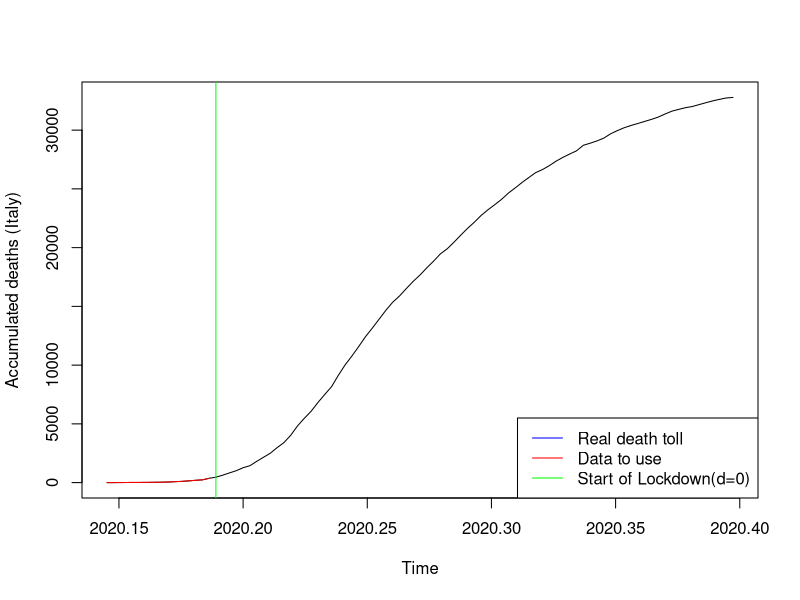
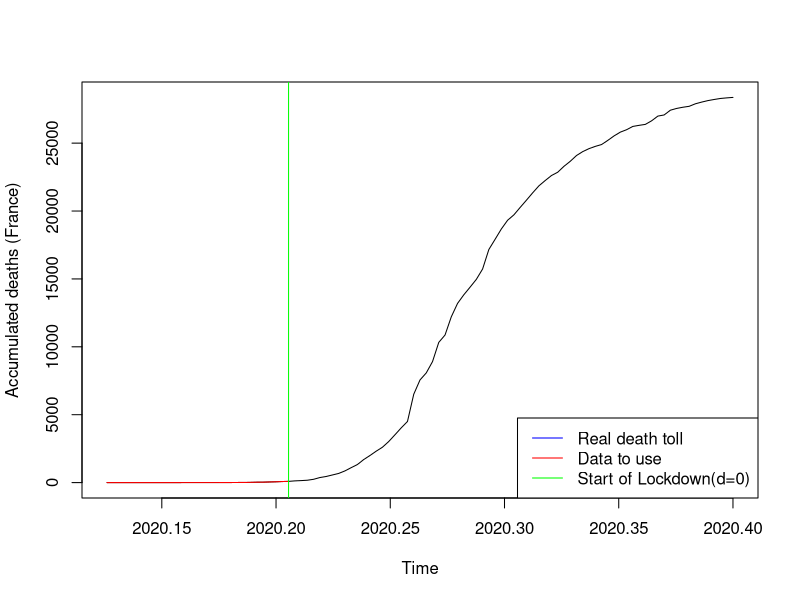
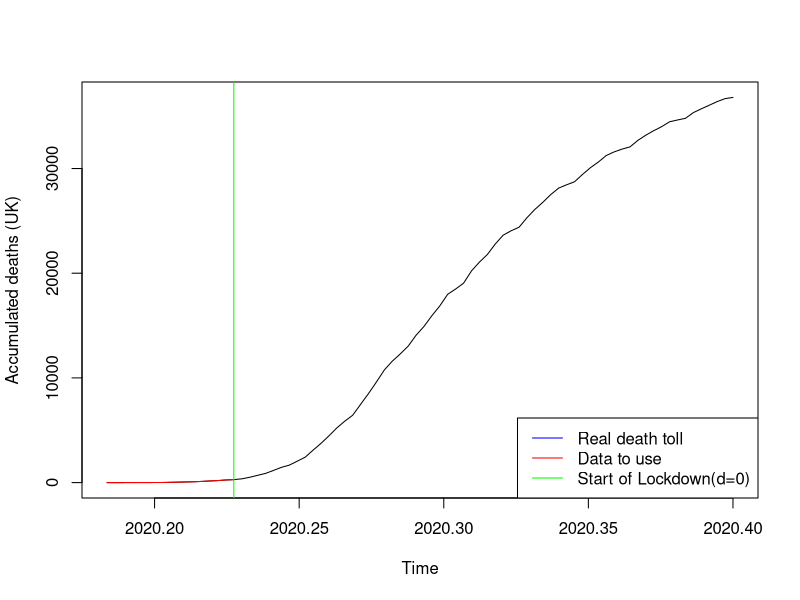
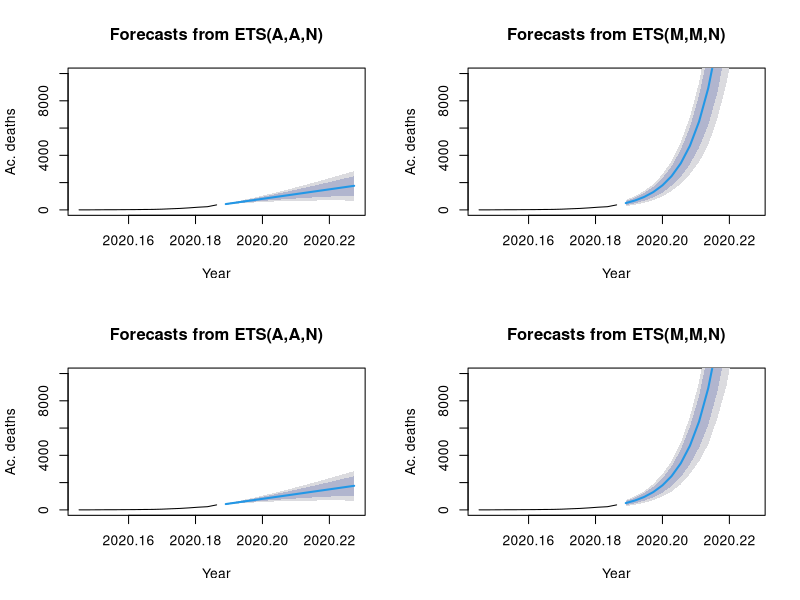
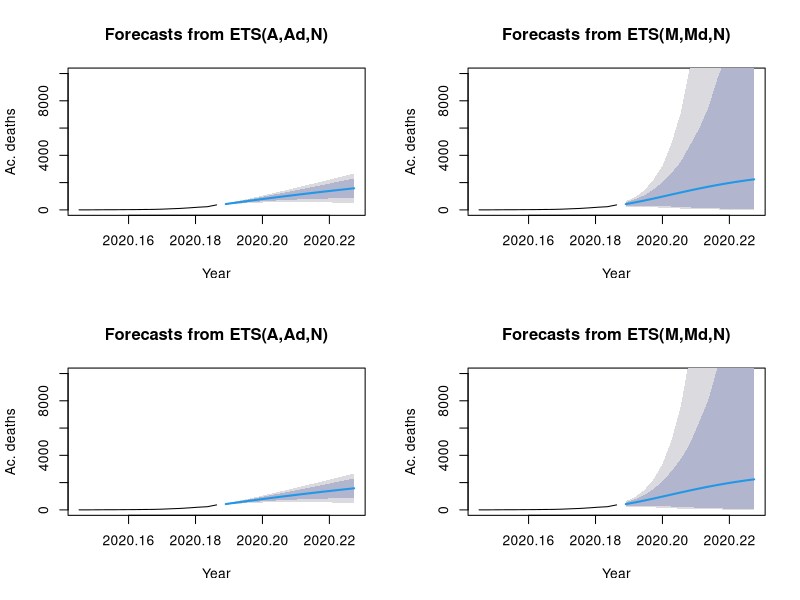
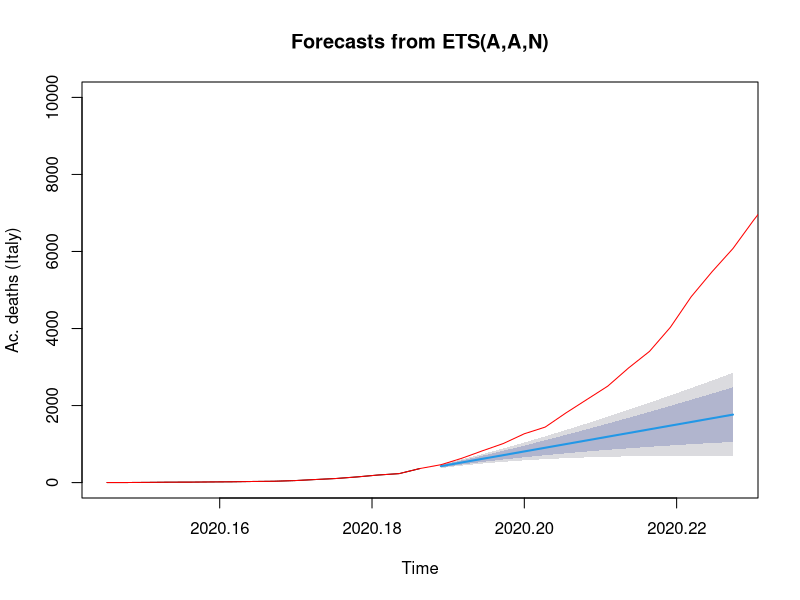
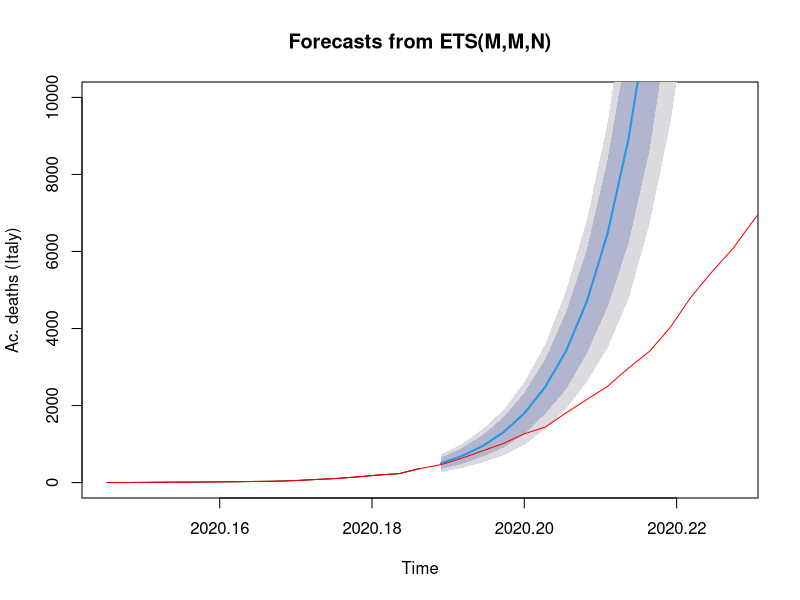
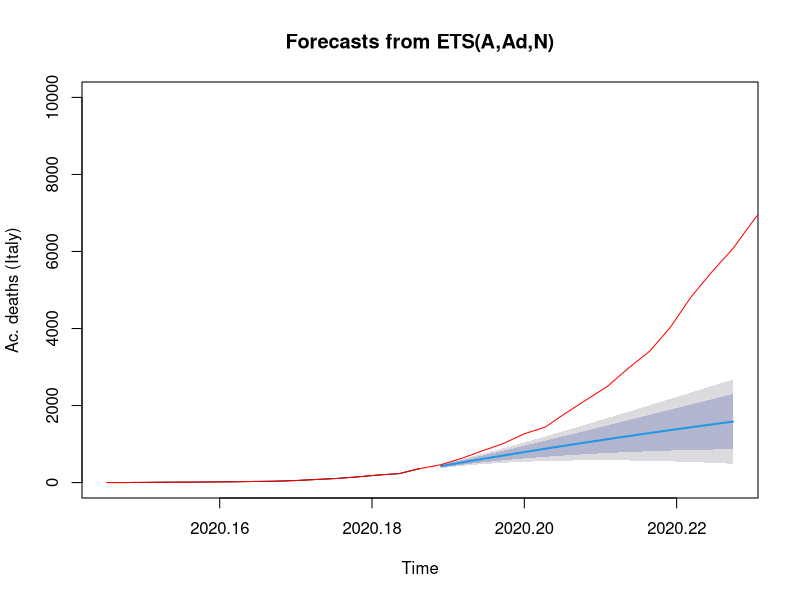

These charts were generated, in order, by the following R code: (Note: a time limit stopped this script after it produced the figures.)
## ---- chunk 1
covid_data <- read.csv("COVID_data_v3.csv", header=TRUE, sep=",")
#ProjectData <- data.matrix(ProjectData) 
#ProjectData_INITIAL <- ProjectData
## ---- chunk 2
t0_IT=2020+53/365 #day of first casualty
P=15 #predicted days
cIT2_0 <- ts((covid_data$Cdeaths_IT[54:69]),start=t0_IT, frequency=365) #t=0 @ day69. +14d #before it was starting at 45
cIT3 <- ts((covid_data$Cdeaths_IT[54:146]),start=t0_IT, frequency=365)

plot(cIT3, xlab="Time", ylab="Accumulated deaths (Italy)")
lines(cIT2_0, col="red")
abline(v=2020+69/365, col="green")
legend("bottomright", legend=c("Real death toll","Data to use", "Start of Lockdown(d=0)"), col=c("blue", "red","green"), lty=1)
## ---- chunk 3
#French Data
t0_FR <- 2020+46/365
cFRA2_0 <- ts(covid_data$Cdeaths_FRA[46:75],start=t0_FR, frequency=365) #t=0 @ day75, March 15th #before it was starting at 45
cFRA3 <- ts(covid_data$Cdeaths_FRA[46:146],start=t0_FR, frequency=365)

plot(cFRA3, xlab="Time", ylab="Accumulated deaths (France)")
lines(cFRA2_0, col="red")
abline(v=2020+75/365, col="green")
legend("bottomright", legend=c("Real death toll","Data to use", "Start of Lockdown(d=0)"), col=c("blue", "red","green"), lty=1)
## ---- chunk 4
#UK Data

t0_UK=2020+67/365
cUK2_0 <- ts(covid_data$Cdeaths_UK[67:83],start=t0_UK, frequency=365) #t=0 @ day83. +0d
cUK3 <- ts(covid_data$Cdeaths_UK[67:146],start=t0_UK, frequency=365)

plot(cUK3, xlab="Time", ylab="Accumulated deaths (UK)")
lines(cUK2_0, col="red")
abline(v=2020+83/365, col="green")
legend("bottomright", legend=c("Real death toll","Data to use", "Start of Lockdown(d=0)"), col=c("blue", "red","green"), lty=1)


## ---- chunk 5
library(forecast)
#Italy
cIT2_0_AAN <- ets(cIT2_0, model="AAN", damped=FALSE)
cIT2_0_AAZ <- ets(cIT2_0, model="AAZ", damped=FALSE)
cIT2_0_MMN <- ets(cIT2_0, model="MMN", damped=FALSE)
cIT2_0_MMZ <- ets(cIT2_0, model="MMZ", damped=FALSE)

cIT2_0_AAND <- ets(cIT2_0, model="AAN", damped=TRUE)
cIT2_0_AAZD <- ets(cIT2_0, model="AAZ", damped=TRUE)
cIT2_0_MMND <- ets(cIT2_0, model="MMN", damped=TRUE)
cIT2_0_MMZD <- ets(cIT2_0, model="MMZ", damped=TRUE)


# Create their prediction "cones" for 360 months (30 years) into the future with quintile confidence intervals
## ---- chunk 6
cIT2_0_AAN_pred <- forecast(cIT2_0_AAN, h=P, level=c(0.8, 0.95))
cIT2_0_AAZ_pred <- forecast(cIT2_0_AAZ, h=P, level=c(0.8, 0.95))
cIT2_0_MMN_pred <- forecast(cIT2_0_MMN, h=P, level=c(0.8, 0.95))
cIT2_0_MMZ_pred <- forecast(cIT2_0_MMZ, h=P, level=c(0.8, 0.95))

cIT2_0_AAND_pred <- forecast(cIT2_0_AAND, h=P, level=c(0.8, 0.95))
cIT2_0_AAZD_pred <- forecast(cIT2_0_AAZD, h=P, level=c(0.8, 0.95))
cIT2_0_MMND_pred <- forecast(cIT2_0_MMND, h=P, level=c(0.8, 0.95))
cIT2_0_MMZD_pred <- forecast(cIT2_0_MMZD, h=P, level=c(0.8, 0.95))
## ---- chunk 7
cIT2_0_tbats <- tbats(cIT2_0)
cIT2_0_tbats_pred <-forecast(cIT2_0_tbats, h=P, level=c(0.8, 0.95))
## ---- chunk 8
cIT2_0_ARIMA <- auto.arima(cIT2_0,seasonal=FALSE)
cIT2_0_ARIMA_pred <- forecast(cIT2_0_ARIMA,P)
## ---- chunk 9
par(mfrow=c(2,2)) # This command sets the plot window to show 1 row of 4 plots
plot(cIT2_0_AAN_pred, xlab="Year", ylab="Ac. deaths", ylim=c(0,10000))
plot(cIT2_0_MMN_pred, xlab="Year", ylab="Ac. deaths", ylim=c(0,10000))
plot(cIT2_0_AAZ_pred, xlab="Year", ylab="Ac. deaths", ylim=c(0,10000))
plot(cIT2_0_MMZ_pred, xlab="Year", ylab="Ac. deaths", ylim=c(0,10000))

par(mfrow=c(2,2)) # This command sets the plot window to show 1 row of 4 plots
plot(cIT2_0_AAND_pred, xlab="Year", ylab="Ac. deaths", ylim=c(0,10000))
plot(cIT2_0_MMND_pred, xlab="Year", ylab="Ac. deaths", ylim=c(0,10000))
plot(cIT2_0_AAZD_pred, xlab="Year", ylab="Ac. deaths", ylim=c(0,10000))
plot(cIT2_0_MMZD_pred, xlab="Year", ylab="Ac. deaths", ylim=c(0,10000))
## ---- chunk 10
par(mfrow=c(1,1)) # This command sets the plot window to show 1 row of 1 plots
plot(cIT2_0_AAN_pred, xlab="Time", ylab="Ac. deaths (Italy)", ylim=c(0,10000))
lines(cIT3, col="red")

par(mfrow=c(1,1)) # This command sets the plot window to show 1 row of 1 plots
plot(cIT2_0_MMN_pred, xlab="Time", ylab="Ac. deaths (Italy)", ylim=c(0,10000))
lines(cIT3, col="red")

par(mfrow=c(1,1)) # This command sets the plot window to show 1 row of 1 plots
plot(cIT2_0_AAND_pred, xlab="Time", ylab="Ac. deaths (Italy)", ylim=c(0,10000))
lines(cIT3, col="red")

par(mfrow=c(1,1)) # This command sets the plot window to show 1 row of 1 plots
plot(cIT2_0_MMND_pred, xlab="Time", ylab="Ac. deaths (Italy)", ylim=c(0,10000))
lines(cIT3, col="red")
## ---- chunk 11
par(mfrow=c(1,1)) # This command sets the plot window to show 1 row of 1 plots
plot(cIT2_0_tbats_pred, xlab="Time", ylab="Ac. deaths (Italy)")
lines(cIT3, col="red")
## ---- chunk 12
par(mfrow=c(1,1)) # This command sets the plot window to show 1 row of 1 plots
plot(cIT2_0_ARIMA_pred, xlab="Time", ylab="Ac. deaths (Italy)")
lines(cIT3, col="red")


## ---- chunk 13
###
### Comparing models -- Time series Cross Validation (Rolling Horizon Holdout)
###

f_AANF  <- function(y, h) forecast(ets(y, model="AAN"), h = h)
errors_AANF <- tsCV(cIT2_0, f_AANF, h=1, window=15)

f_MMNF<- function(y, h) forecast(ets(y, model="MMN"), h = h)
errors_MMNF <- tsCV(cIT2_0, f_MMNF, h=1, window=15)

f_AAND  <- function(y, h) forecast(ets(y, model="AAN", damped=TRUE), h = h)
errors_AAND <- tsCV(cIT2_0, f_AAND, h=1, window=15)

f_MMND  <- function(y, h) forecast(ets(y, model="MMN", damped=TRUE), h = h)
errors_MMND <- tsCV(cIT2_0, f_MMND, h=1, window=15)

f_TBATS  <- function(y, h) forecast(tbats(y), h = h)
errors_TBATS <- tsCV(cIT2_0, f_TBATS, h=1, window=15)

f_ARIMA  <- function(y, h) forecast(auto.arima(y), h = h)
errors_ARIMA <- tsCV(cIT2_0, f_ARIMA, h=1, window=15)


#par(mfrow=c(1,1)) 
#plot(errors_AANF, ylab='tsCV errors')
#abline(0,0)
#lines(errors_MMNF, col="red")
#lines(errors_AAND, col="green")
#lines(errors_MMND, col="blue")
#lines(errors_TBATS, col="grey")
#lines(errors_ARIMA, col="orange")
#legend("left", legend=c("CV_error_AANF", "CV_error_MMNF","CV_error_AAND","CV_error_MMND", "CV_error_TBATS", "CV_error_ARIMA"), #col=c("black", "red", "green", "blue", "grey", "orange"), lty=1:4)
## ---- chunk 14
mean(abs(errors_AANF/cIT2_0), na.rm=TRUE)*100
mean(abs(errors_MMNF/cIT2_0), na.rm=TRUE)*100
mean(abs(errors_AAND/cIT2_0), na.rm=TRUE)*100
mean(abs(errors_MMND/cIT2_0), na.rm=TRUE)*100
mean(abs(errors_TBATS/cIT2_0), na.rm=TRUE)*100
mean(abs(errors_ARIMA/cIT2_0), na.rm=TRUE)*100

## ---- chunk 15
par(mfrow=c(1,1)) # This command sets the plot window to show 1 row of 1 plots
plot(cIT2_0_MMN_pred, xlab="Time", ylab="Ac. deaths (Italy)", ylim=c(0,10000))
lines(cIT3, col="red")
## ---- chunk 16
library(forecast)
#Italy
cFRA2_0_AAN <- ets(cFRA2_0, model="AAN", damped=FALSE)
cFRA2_0_AAZ <- ets(cFRA2_0, model="AAZ", damped=FALSE)
cFRA2_0_MMN <- ets(cFRA2_0, model="MMN", damped=FALSE)
cFRA2_0_MMZ <- ets(cFRA2_0, model="MMZ", damped=FALSE)

cFRA2_0_AAND <- ets(cFRA2_0, model="AAN", damped=TRUE)
cFRA2_0_AAZD <- ets(cFRA2_0, model="AAZ", damped=TRUE)
cFRA2_0_MMND <- ets(cFRA2_0, model="MMN", damped=TRUE)
cFRA2_0_MMZD <- ets(cFRA2_0, model="MMZ", damped=TRUE)


# Create their prediction "cones" for 360 months (30 years) into the future with quintile confidence intervals
cFRA2_0_AAN_pred <- forecast(cFRA2_0_AAN, h=P, level=c(0.8, 0.95))
cFRA2_0_AAZ_pred <- forecast(cFRA2_0_AAZ, h=P, level=c(0.8, 0.95))
cFRA2_0_MMN_pred <- forecast(cFRA2_0_MMN, h=P, level=c(0.8, 0.95))
cFRA2_0_MMZ_pred <- forecast(cFRA2_0_MMZ, h=P, level=c(0.8, 0.95))

cFRA2_0_AAND_pred <- forecast(cFRA2_0_AAND, h=P, level=c(0.8, 0.95))
cFRA2_0_AAZD_pred <- forecast(cFRA2_0_AAZD, h=P, level=c(0.8, 0.95))
cFRA2_0_MMND_pred <- forecast(cFRA2_0_MMND, h=P, level=c(0.8, 0.95))
cFRA2_0_MMZD_pred <- forecast(cFRA2_0_MMZD, h=P, level=c(0.8, 0.95))

cFRA2_0_tbats <- tbats(cFRA2_0)
cFRA2_0_tbats_pred <-forecast(cFRA2_0_tbats, h=P, level=c(0.8, 0.95))

cFRA2_0_ARIMA <- auto.arima(cFRA2_0,seasonal=FALSE)
cFRA2_0_ARIMA_pred <- forecast(cFRA2_0_ARIMA,P)


#par(mfrow=c(1,1)) # This command sets the plot window to show 1 row of 1 plots
#plot(cFRA2_0_AAN_pred, xlab="Time", ylab="Ac. deaths (FR)", ylim=c(0,10000))
#lines(cFRA3, col="red")

#par(mfrow=c(1,1)) # This command sets the plot window to show 1 row of 1 plots
#plot(cFRA2_0_MMN_pred, xlab="Time", ylab="Ac. deaths (FR)", ylim=c(0,10000))
#lines(cFRA3, col="red")

#par(mfrow=c(1,1)) # This command sets the plot window to show 1 row of 1 plots
#plot(cFRA2_0_AAND_pred, xlab="Time", ylab="Ac. deaths (FR)", ylim=c(0,10000))
#lines(cFRA3, col="red")

#par(mfrow=c(1,1)) # This command sets the plot window to show 1 row of 1 plots
#plot(cFRA2_0_MMND_pred, xlab="Time", ylab="Ac. deaths (FR)", ylim=c(0,10000))
#lines(cFRA3, col="red")

#par(mfrow=c(1,1)) # This command sets the plot window to show 1 row of 1 plots
#plot(cFRA2_0_tbats_pred, xlab="Time", ylab="Ac. deaths (FR)")
#lines(cFRA3, col="red")

#par(mfrow=c(1,1)) # This command sets the plot window to show 1 row of 1 plots
#plot(cFRA2_0_ARIMA_pred, xlab="Time", ylab="Ac. deaths (FR)")
#lines(cFRA3, col="red")


## ---- chunk 17
###
### Comparing models -- Time series Cross Validation (Rolling Horizon Holdout)
###

f_AANF  <- function(y, h) forecast(ets(y, model="AAN"), h = h)
errors_AANF <- tsCV(cFRA2_0, f_AANF, h=1, window=15)

f_MMNF<- function(y, h) forecast(ets(y, model="MMN"), h = h)
errors_MMNF <- tsCV(cFRA2_0, f_MMNF, h=1, window=15)

f_AAND  <- function(y, h) forecast(ets(y, model="AAN", damped=TRUE), h = h)
errors_AAND <- tsCV(cFRA2_0, f_AAND, h=1, window=15)

f_MMND  <- function(y, h) forecast(ets(y, model="MMN", damped=TRUE), h = h)
errors_MMND <- tsCV(cFRA2_0, f_MMND, h=1, window=15)

f_TBATS  <- function(y, h) forecast(tbats(y), h = h)
errors_TBATS <- tsCV(cFRA2_0, f_TBATS, h=1, window=15)

f_ARIMA  <- function(y, h) forecast(auto.arima(y), h = h)
errors_ARIMA <- tsCV(cFRA2_0, f_ARIMA, h=1, window=15)


#par(mfrow=c(1,1)) 
#plot(errors_AANF, ylab='tsCV errors')
#abline(0,0)
#lines(errors_MMNF, col="red")
#lines(errors_AAND, col="green")
#lines(errors_MMND, col="blue")
#lines(errors_TBATS, col="grey")
#lines(errors_ARIMA, col="orange")
#legend("left", legend=c("CV_error_AANF", "CV_error_MMNF","CV_error_AAND","CV_error_MMND", "CV_error_TBATS", "CV_error_ARIMA"), #col=c("black", "red", "green", "blue", "grey", "orange"), lty=1:4)
## ---- chunk 18

mean(abs(errors_AANF/cFRA2_0), na.rm=TRUE)*100
mean(abs(errors_MMNF/cFRA2_0), na.rm=TRUE)*100
mean(abs(errors_AAND/cFRA2_0), na.rm=TRUE)*100
mean(abs(errors_MMND/cFRA2_0), na.rm=TRUE)*100
mean(abs(errors_TBATS/cFRA2_0), na.rm=TRUE)*100
mean(abs(errors_ARIMA/cFRA2_0), na.rm=TRUE)*100

## ---- chunk 19
par(mfrow=c(1,1)) # This command sets the plot window to show 1 row of 1 plots
plot(cFRA2_0_tbats_pred, xlab="Time", ylab="Ac. deaths (FR)", ylim=c(0,10000))
lines(cFRA3, col="red")
## ---- chunk 20
library(forecast)
#Italy
cUK2_0_AAN <- ets(cUK2_0, model="AAN", damped=FALSE)
cUK2_0_AAZ <- ets(cUK2_0, model="AAZ", damped=FALSE)
cUK2_0_MMN <- ets(cUK2_0, model="MMN", damped=FALSE)
cUK2_0_MMZ <- ets(cUK2_0, model="MMZ", damped=FALSE)

cUK2_0_AAND <- ets(cUK2_0, model="AAN", damped=TRUE)
cUK2_0_AAZD <- ets(cUK2_0, model="AAZ", damped=TRUE)
cUK2_0_MMND <- ets(cUK2_0, model="MMN", damped=TRUE)
cUK2_0_MMZD <- ets(cUK2_0, model="MMZ", damped=TRUE)


# Create their prediction "cones" for 360 months (30 years) into the future with quintile confidence intervals
cUK2_0_AAN_pred <- forecast(cUK2_0_AAN, h=P, level=c(0.8, 0.95))
cUK2_0_AAZ_pred <- forecast(cUK2_0_AAZ, h=P, level=c(0.8, 0.95))
cUK2_0_MMN_pred <- forecast(cUK2_0_MMN, h=P, level=c(0.8, 0.95))
cUK2_0_MMZ_pred <- forecast(cUK2_0_MMZ, h=P, level=c(0.8, 0.95))

cUK2_0_AAND_pred <- forecast(cUK2_0_AAND, h=P, level=c(0.8, 0.95))
cUK2_0_AAZD_pred <- forecast(cUK2_0_AAZD, h=P, level=c(0.8, 0.95))
cUK2_0_MMND_pred <- forecast(cUK2_0_MMND, h=P, level=c(0.8, 0.95))
cUK2_0_MMZD_pred <- forecast(cUK2_0_MMZD, h=P, level=c(0.8, 0.95))

cUK2_0_tbats <- tbats(cUK2_0)
cUK2_0_tbats_pred <-forecast(cUK2_0_tbats, h=P, level=c(0.8, 0.95))

cUK2_0_ARIMA <- auto.arima(cUK2_0,seasonal=FALSE)
cUK2_0_ARIMA_pred <- forecast(cUK2_0_ARIMA,P)

#par(mfrow=c(2,2)) # This command sets the plot window to show 1 row of 4 plots
#plot(cUK2_0_AAN_pred, xlab="Year", ylab="Ac. deaths", ylim=c(0,10000))
#plot(cUK2_0_MMN_pred, xlab="Year", ylab="Ac. deaths", ylim=c(0,10000))
#plot(cUK2_0_AAZ_pred, xlab="Year", ylab="Ac. deaths", ylim=c(0,10000))
#plot(cUK2_0_MMZ_pred, xlab="Year", ylab="Ac. deaths", ylim=c(0,10000))

#par(mfrow=c(2,2)) # This command sets the plot window to show 1 row of 4 plots
#plot(cUK2_0_AAND_pred, xlab="Year", ylab="Ac. deaths", ylim=c(0,10000))
#plot(cUK2_0_MMND_pred, xlab="Year", ylab="Ac. deaths", ylim=c(0,10000))
#plot(cUK2_0_AAZD_pred, xlab="Year", ylab="Ac. deaths", ylim=c(0,10000))
#plot(cUK2_0_MMZD_pred, xlab="Year", ylab="Ac. deaths", ylim=c(0,10000))

#par(mfrow=c(1,1)) # This command sets the plot window to show 1 row of 1 plots
#plot(cUK2_0_AAN_pred, xlab="Time", ylab="Ac. deaths (UK)", ylim=c(0,10000))
#lines(cUK3, col="red")

#par(mfrow=c(1,1)) # This command sets the plot window to show 1 row of 1 plots
#plot(cUK2_0_MMN_pred, xlab="Time", ylab="Ac. deaths (UK)", ylim=c(0,10000))
#lines(cUK3, col="red")

#par(mfrow=c(1,1)) # This command sets the plot window to show 1 row of 1 plots
#plot(cUK2_0_AAND_pred, xlab="Time", ylab="Ac. deaths (UK)", ylim=c(0,10000))
#lines(cUK3, col="red")

#par(mfrow=c(1,1)) # This command sets the plot window to show 1 row of 1 plots
#plot(cUK2_0_MMND_pred, xlab="Time", ylab="Ac. deaths (UK)", ylim=c(0,10000))
#lines(cUK3, col="red")

#par(mfrow=c(1,1)) # This command sets the plot window to show 1 row of 1 plots
#plot(cUK2_0_tbats_pred, xlab="Time", ylab="Ac. deaths (UK)")
#lines(cUK3, col="red")

#par(mfrow=c(1,1)) # This command sets the plot window to show 1 row of 1 plots
#plot(cUK2_0_ARIMA_pred, xlab="Time", ylab="Ac. deaths (UK)")
#lines(cUK3, col="red")


## ---- chunk 21
###
### Comparing models -- Time series Cross Validation (Rolling Horizon Holdout)
###

f_AANF  <- function(y, h) forecast(ets(y, model="AAN"), h = h)
errors_AANF <- tsCV(cUK2_0, f_AANF, h=1, window=15)

f_MMNF<- function(y, h) forecast(ets(y, model="MMN"), h = h)
errors_MMNF <- tsCV(cUK2_0, f_MMNF, h=1, window=15)

f_AAND  <- function(y, h) forecast(ets(y, model="AAN", damped=TRUE), h = h)
errors_AAND <- tsCV(cUK2_0, f_AAND, h=1, window=15)

f_MMND  <- function(y, h) forecast(ets(y, model="MMN", damped=TRUE), h = h)
errors_MMND <- tsCV(cUK2_0, f_MMND, h=1, window=15)

f_TBATS  <- function(y, h) forecast(tbats(y), h = h)
errors_TBATS <- tsCV(cUK2_0, f_TBATS, h=1, window=15)

f_ARIMA  <- function(y, h) forecast(auto.arima(y), h = h)
errors_ARIMA <- tsCV(cUK2_0, f_ARIMA, h=1, window=15)


#par(mfrow=c(1,1)) 
#plot(errors_AANF, ylab='tsCV errors')
#abline(0,0)
#lines(errors_MMNF, col="red")
#lines(errors_AAND, col="green")
#lines(errors_MMND, col="blue")
#lines(errors_TBATS, col="grey")
#lines(errors_ARIMA, col="orange")
#legend("left", legend=c("CV_error_AANF", "CV_error_MMNF","CV_error_AAND","CV_error_MMND", "CV_error_TBATS", "CV_error_ARIMA"), #col=c("black", "red", "green", "blue", "grey", "orange"), lty=1:4)
## ---- chunk 22

mean(abs(errors_AANF/cUK2_0), na.rm=TRUE)*100
mean(abs(errors_MMNF/cUK2_0), na.rm=TRUE)*100
mean(abs(errors_AAND/cUK2_0), na.rm=TRUE)*100
mean(abs(errors_MMND/cUK2_0), na.rm=TRUE)*100
mean(abs(errors_TBATS/cUK2_0), na.rm=TRUE)*100
mean(abs(errors_ARIMA/cUK2_0), na.rm=TRUE)*100

## ---- chunk 23
par(mfrow=c(1,1)) # This command sets the plot window to show 1 row of 1 plots
plot(cUK2_0_tbats_pred, xlab="Time", ylab="Ac. deaths (UK)", ylim=c(0,10000))
lines(cUK3, col="red")
## ---- chunk 24

library(forecast)

####################
###ITALY ANALYSIS###
####################

#covid_data<-read.csv(file.choose(), header=TRUE, sep=",")

t0=2020+53/365
P=15 #predicted days
#FRA <- ts(covid_data$deaths_IT,start=0, frequency=1)
cIT <- ts(covid_data$Cdeaths_IT,start=0, frequency=1)
cIT_14 <- ts(covid_data$Cdeaths_IT[54:83],start=t0, frequency=365) #t=0 @ day69. +14d #before it was starting at 45
cIT_F <- ts(covid_data$Cdeaths_IT[54:148],start=t0, frequency=365)   # a supprimer 

#plot(cIT_F)
#lines(cIT_14, col="red")

cIT_14_AAN <- ets(cIT_14, model="AAN", damped=FALSE)
cIT_14_AAZ <- ets(cIT_14, model="AAZ", damped=FALSE)
cIT_14_MMN <- ets(cIT_14, model="MMN", damped=FALSE)
cIT_14_MMZ <- ets(cIT_14, model="MMZ", damped=FALSE)

cIT_14_AAND <- ets(cIT_14, model="AAN", damped=TRUE)
cIT_14_AAZD <- ets(cIT_14, model="AAZ", damped=TRUE)
cIT_14_MMND <- ets(cIT_14, model="MMN", damped=TRUE)
cIT_14_MMZD <- ets(cIT_14, model="MMZ", damped=TRUE)

# Create their prediction "cones" for 360 months (30 years) into the future with quintile confidence intervals
cIT_14_AAN_pred <- forecast(cIT_14_AAN, h=30, level=c(0.8, 0.95))
cIT_14_AAZ_pred <- forecast(cIT_14_AAZ, h=30, level=c(0.8, 0.95))
cIT_14_MMN_pred <- forecast(cIT_14_MMN, h=30, level=c(0.8, 0.95))
cIT_14_MMZ_pred <- forecast(cIT_14_MMZ, h=30, level=c(0.8, 0.95))

cIT_14_AAND_pred <- forecast(cIT_14_AAND, h=30, level=c(0.8, 0.95))
cIT_14_AAZD_pred <- forecast(cIT_14_AAZD, h=30, level=c(0.8, 0.95))
cIT_14_MMND_pred <- forecast(cIT_14_MMND, h=30, level=c(0.8, 0.95))
cIT_14_MMZD_pred <- forecast(cIT_14_MMZD, h=30, level=c(0.8, 0.95))

cIT_14_tbats <- tbats(cIT_14)
cIT_14_tbats_pred <-forecast(cIT_14_tbats, h=30, level=c(0.8, 0.95))
par(mfrow=c(1,1))

cIT_14_ARIMA <- auto.arima(cIT_14,seasonal=FALSE)
cIT_14_ARIMA_pred <- forecast(cIT_14_ARIMA,30)

#par(mfrow=c(3,2)) # This command sets the plot window to show 1 row of 4 plots
#plot(cIT_14_AAN_pred, xlab="Year", ylab="Acummulated deaths", ylim=c(0,100000))
#lines(cIT_F, col="red")
#plot(cIT_14_MMN_pred, xlab="Year", ylab="Acummulated deaths", ylim=c(0,100000))
#lines(cIT_F, col="red")
#plot(cIT_14_AAND_pred, xlab="Year", ylab="Acummulated deaths", ylim=c(0,100000))
#lines(cIT_F, col="red")
#plot(cIT_14_MMND_pred, xlab="Year", ylab="Acummulated deaths", ylim=c(0,100000))
#lines(cIT_F, col="red")
#plot(cIT_14_tbats_pred, xlab="Year", ylab="Predicted Electric Rate", ylim=c(0,100000))
#lines(cIT_F, col="red")
#plot(cIT_14_ARIMA_pred, ylim=c(0,100000))
#lines(cIT_F, col="red")

###
### Comparing models -- Time series Cross Validation (Rolling Horizon Holdout)
###

f_AANF  <- function(y, h) forecast(ets(y, model="AAN"), h = h)
errors_AANF <- tsCV(cIT_14, f_AANF, h=1, window=15)

f_MMNF<- function(y, h) forecast(ets(y, model="MMN"), h = h)
errors_MMNF <- tsCV(cIT_14, f_MMNF, h=1, window=15)

f_AAND  <- function(y, h) forecast(ets(y, model="AAN", damped=TRUE), h = h)
errors_AAND <- tsCV(cIT_14, f_AAND, h=1, window=15)

f_MMND  <- function(y, h) forecast(ets(y, model="MMN", damped=TRUE), h = h)
errors_MMND <- tsCV(cIT_14, f_MMND, h=1, window=15)

f_TBATS  <- function(y, h) forecast(tbats(y), h = h)
errors_TBATS <- tsCV(cIT_14, f_TBATS, h=1, window=15)

f_ARIMA  <- function(y, h) forecast(auto.arima(y), h = h)
errors_ARIMA <- tsCV(cIT_14, f_ARIMA, h=1, window=15)


#par(mfrow=c(1,1)) 
#plot(errors_AANF, ylab='tsCV errors')
#abline(0,0)
#lines(errors_MMNF, col="red")
#lines(errors_AAND, col="green")
#lines(errors_MMND, col="blue")
#lines(errors_TBATS, col="grey")
#lines(errors_ARIMA, col="orange")
#legend("left", legend=c("CV_error_AANF", "CV_error_MMNF","CV_error_AAND","CV_error_MMND", "CV_error_TBATS", "CV_error_ARIMA"), col=c("black", "red", "green", "blue", "grey", "orange"), lty=1:4)

#mean(abs(errors_AANF/cIT_14), na.rm=TRUE)*100
#mean(abs(errors_MMNF/cIT_14), na.rm=TRUE)*100
#mean(abs(errors_AAND/cIT_14), na.rm=TRUE)*100
#mean(abs(errors_MMND/cIT_14), na.rm=TRUE)*100
#mean(abs(errors_TBATS/cIT_14), na.rm=TRUE)*100
#mean(abs(errors_ARIMA/cIT_14), na.rm=TRUE)*100
## ---- chunk 25

# Print the mean and confidence intervals for the MMZ model
# cIT_14_MMND_pred

# Export the results out
write.csv(cIT_14_MMND_pred, file = "IT no lockdown+14d (MMND) .csv") # export the selected model's predictions into a CSV file

plot(cIT_14_MMND_pred, xlab="Year", ylab="Italy Acummulated deaths", ylim=c(0,250000))
lines(cIT_F, col="red")
abline(v=2020+69/365, col="green")
legend("left", legend=c("Best fitted model","Real death toll", "Start of Lockdown"), col=c("blue", "red","green"), lty=1)


## ---- chunk 26
#####################
###France ANALYSIS###
####################


t0=2020+53/365
#P=15 #predicted days, à supprimer? 
#cFRA <- ts(covid_data$Cdeaths_IT,start=0, frequency=1)
cFRA_14 <- ts(covid_data$Cdeaths_IT[58:89],start=t0, frequency=365) #t=0 @ day75. +14d 
cFRA_F <- ts(covid_data$Cdeaths_IT[58:148],start=t0, frequency=365)   # a supprimer?

#plot(cFRA_F)
#lines(cFRA_14, col="red")

cFRA_14_AAN <- ets(cFRA_14, model="AAN", damped=FALSE)
cFRA_14_AAZ <- ets(cFRA_14, model="AAZ", damped=FALSE)
cFRA_14_MMN <- ets(cFRA_14, model="MMN", damped=FALSE)
cFRA_14_MMZ <- ets(cFRA_14, model="MMZ", damped=FALSE)

cFRA_14_AAND <- ets(cFRA_14, model="AAN", damped=TRUE)
cFRA_14_AAZD <- ets(cFRA_14, model="AAZ", damped=TRUE)
cFRA_14_MMND <- ets(cFRA_14, model="MMN", damped=TRUE)
cFRA_14_MMZD <- ets(cFRA_14, model="MMZ", damped=TRUE)

# Create their prediction "cones" for 360 months (30 years) into the future with quintile confidence intervals
cFRA_14_AAN_pred <- forecast(cFRA_14_AAN, h=30, level=c(0.8, 0.95))
cFRA_14_AAZ_pred <- forecast(cFRA_14_AAZ, h=30, level=c(0.8, 0.95))
cFRA_14_MMN_pred <- forecast(cFRA_14_MMN, h=30, level=c(0.8, 0.95))
cFRA_14_MMZ_pred <- forecast(cFRA_14_MMZ, h=30, level=c(0.8, 0.95))

cFRA_14_AAND_pred <- forecast(cFRA_14_AAND, h=30, level=c(0.8, 0.95))
cFRA_14_AAZD_pred <- forecast(cFRA_14_AAZD, h=30, level=c(0.8, 0.95))
cFRA_14_MMND_pred <- forecast(cFRA_14_MMND, h=30, level=c(0.8, 0.95))
cFRA_14_MMZD_pred <- forecast(cFRA_14_MMZD, h=30, level=c(0.8, 0.95))

cFRA_14_tbats <- tbats(cFRA_14)
cFRA_14_tbats_pred <-forecast(cFRA_14_tbats, h=30, level=c(0.8, 0.95))
par(mfrow=c(1,1))
#plot(cFRA_14_tbats_pred, xlab="Year", ylab="Predicted Electric Rate")
#lines(cFRA_F, col="red")

cFRA_14_ARIMA <- auto.arima(cFRA_14,seasonal=FALSE)
cFRA_14_ARIMA_pred <- forecast(cFRA_14_ARIMA,30)
#plot(cFRA_14_ARIMA_pred)
#lines(cFRA_F, col="red")

#par(mfrow=c(3,2)) # This command sets the plot window to show 1 row of 4 plots
#plot(cFRA_14_AAN_pred, xlab="Year", ylab="Acummulated deaths", ylim=c(0,100000))
#lines(cFRA_F, col="red")
#plot(cFRA_14_MMN_pred, xlab="Year", ylab="Acummulated deaths", ylim=c(0,100000))
#lines(cFRA_F, col="red")
#plot(cFRA_14_AAND_pred, xlab="Year", ylab="Acummulated deaths", ylim=c(0,100000))
#lines(cFRA_F, col="red")
#plot(cFRA_14_MMND_pred, xlab="Year", ylab="Acummulated deaths", ylim=c(0,100000))
#lines(cFRA_F, col="red")
#plot(cFRA_14_tbats_pred, xlab="Year", ylab="Predicted Electric Rate", ylim=c(0,100000))
#lines(cFRA_F, col="red")
#plot(cFRA_14_ARIMA_pred, ylim=c(0,100000))
#lines(cFRA_F, col="red")

###
### Comparing models -- Time series Cross Validation (Rolling Horizon Holdout)
###

f_AANF  <- function(y, h) forecast(ets(y, model="AAN"), h = h)
errors_AANF <- tsCV(cFRA_14, f_AANF, h=1, window=10)

f_MMNF<- function(y, h) forecast(ets(y, model="MMN"), h = h)
errors_MMNF <- tsCV(cFRA_14, f_MMNF, h=1, window=10)

f_AAND  <- function(y, h) forecast(ets(y, model="AAN", damped=TRUE), h = h)
errors_AAND <- tsCV(cFRA_14, f_AAND, h=1, window=10)

f_MMND  <- function(y, h) forecast(ets(y, model="MMN", damped=TRUE), h = h)
errors_MMND <- tsCV(cFRA_14, f_MMND, h=1, window=10)

f_TBATS  <- function(y, h) forecast(tbats(y), h = h)
errors_TBATS <- tsCV(cFRA_14, f_TBATS, h=1, window=10)

f_ARIMA  <- function(y, h) forecast(auto.arima(y), h = h)
errors_ARIMA <- tsCV(cFRA_14, f_ARIMA, h=1, window=10)


#par(mfrow=c(1,1)) 
#plot(errors_AANF, ylab='tsCV errors')
#abline(0,0)
#lines(errors_MMNF, col="red")
#lines(errors_AAND, col="green")
#lines(errors_MMND, col="blue")
#lines(errors_TBATS, col="grey")
#lines(errors_ARIMA, col="orange")
#legend("left", legend=c("CV_error_AANF", "CV_error_MMNF","CV_error_AAND","CV_error_MMND", "CV_error_TBATS", "CV_error_ARIMA"), col=c("black", "red", "green", "blue", "grey", "orange"), lty=1:4)

#mean(abs(errors_AANF/cFRA_14), na.rm=TRUE)*100
#mean(abs(errors_MMNF/cFRA_14), na.rm=TRUE)*100
#mean(abs(errors_AAND/cFRA_14), na.rm=TRUE)*100
#mean(abs(errors_MMND/cFRA_14), na.rm=TRUE)*100
#mean(abs(errors_TBATS/cFRA_14), na.rm=TRUE)*100
#mean(abs(errors_ARIMA/cFRA_14), na.rm=TRUE)*100

## ---- chunk 27


# Print the mean and confidence intervals for the MMZ model
# cFRA_14_tbats_pred

# Export the results out
write.csv(cFRA_14_tbats_pred, file = "FRA no lockdown+14d (MMND) .csv") # export the selected model's predictions into a CSV file

plot(cFRA_14_tbats_pred, xlab="Year", ylab="France Acummulated deaths", ylim=c(0,250000))
lines(cFRA_F, col="red")
abline(v=2020+69/365, col="green")
legend("left", legend=c("Best fitted model","Real death toll", "Start of Lockdown"), col=c("blue", "red","green"), lty=1)



## ---- chunk 28
#######################
#####UK Analysis#######
#######################


t0=2020+53/365
#P=15 #predicted days, à supprimer? 
#cUK <- ts(covid_data$Cdeaths_IT,start=0, frequency=1)
cUK_14 <- ts(covid_data$Cdeaths_IT[68:98],start=t0, frequency=365) #t=0 @ day84. +14d 
cUK_F <- ts(covid_data$Cdeaths_IT[68:148],start=t0, frequency=365)   # a supprimer?

#plot(cUK_F)
#lines(cUK_14, col="red")

cUK_14_AAN <- ets(cUK_14, model="AAN", damped=FALSE)
cUK_14_AAZ <- ets(cUK_14, model="AAZ", damped=FALSE)
cUK_14_MMN <- ets(cUK_14, model="MMN", damped=FALSE)
cUK_14_MMZ <- ets(cUK_14, model="MMZ", damped=FALSE)

cUK_14_AAND <- ets(cUK_14, model="AAN", damped=TRUE)
cUK_14_AAZD <- ets(cUK_14, model="AAZ", damped=TRUE)
cUK_14_MMND <- ets(cUK_14, model="MMN", damped=TRUE)
cUK_14_MMZD <- ets(cUK_14, model="MMZ", damped=TRUE)

# Create their prediction "cones" for 360 months (30 years) into the future with quintile confidence intervals
cUK_14_AAN_pred <- forecast(cUK_14_AAN, h=30, level=c(0.8, 0.95))
cUK_14_AAZ_pred <- forecast(cUK_14_AAZ, h=30, level=c(0.8, 0.95))
cUK_14_MMN_pred <- forecast(cUK_14_MMN, h=30, level=c(0.8, 0.95))
cUK_14_MMZ_pred <- forecast(cUK_14_MMZ, h=30, level=c(0.8, 0.95))

cUK_14_AAND_pred <- forecast(cUK_14_AAND, h=30, level=c(0.8, 0.95))
cUK_14_AAZD_pred <- forecast(cUK_14_AAZD, h=30, level=c(0.8, 0.95))
cUK_14_MMND_pred <- forecast(cUK_14_MMND, h=30, level=c(0.8, 0.95))
cUK_14_MMZD_pred <- forecast(cUK_14_MMZD, h=30, level=c(0.8, 0.95))

cUK_14_tbats <- tbats(cUK_14)
cUK_14_tbats_pred <-forecast(cUK_14_tbats, h=30, level=c(0.8, 0.95))


cUK_14_ARIMA <- auto.arima(cUK_14,seasonal=FALSE)
cUK_14_ARIMA_pred <- forecast(cUK_14_ARIMA,30)


#par(mfrow=c(3,2)) # This command sets the plot window to show 1 row of 4 plots
#plot(cUK_14_AAN_pred, xlab="Year", ylab="Acummulated deaths", ylim=c(0,100000))
#lines(cUK_F, col="red")
#plot(cUK_14_MMN_pred, xlab="Year", ylab="Acummulated deaths", ylim=c(0,100000))
#lines(cUK_F, col="red")
#plot(cUK_14_AAND_pred, xlab="Year", ylab="Acummulated deaths", ylim=c(0,100000))
#lines(cUK_F, col="red")
#plot(cUK_14_MMND_pred, xlab="Year", ylab="Acummulated deaths", ylim=c(0,100000))
#lines(cUK_F, col="red")
#plot(cUK_14_tbats_pred, xlab="Year", ylab="Predicted Electric Rate", ylim=c(0,100000))
#lines(cUK_F, col="red")
#plot(cUK_14_ARIMA_pred, ylim=c(0,100000))
#lines(cUK_F, col="red")

###
### Comparing models -- Time series Cross Validation (Rolling Horizon Holdout)
###

f_AANF  <- function(y, h) forecast(ets(y, model="AAN"), h = h)
errors_AANF <- tsCV(cUK_14, f_AANF, h=1, window=10)

f_MMNF<- function(y, h) forecast(ets(y, model="MMN"), h = h)
errors_MMNF <- tsCV(cUK_14, f_MMNF, h=1, window=10)

f_AAND  <- function(y, h) forecast(ets(y, model="AAN", damped=TRUE), h = h)
errors_AAND <- tsCV(cUK_14, f_AAND, h=1, window=10)

f_MMND  <- function(y, h) forecast(ets(y, model="MMN", damped=TRUE), h = h)
errors_MMND <- tsCV(cUK_14, f_MMND, h=1, window=10)

f_TBATS  <- function(y, h) forecast(tbats(y), h = h)
errors_TBATS <- tsCV(cUK_14, f_TBATS, h=1, window=10)

f_ARIMA  <- function(y, h) forecast(auto.arima(y), h = h)
errors_ARIMA <- tsCV(cUK_14, f_ARIMA, h=1, window=10)


#par(mfrow=c(1,1)) 
#plot(errors_AANF, ylab='tsCV errors')
#abline(0,0)
#lines(errors_MMNF, col="red")
#lines(errors_AAND, col="green")
#lines(errors_MMND, col="blue")
#lines(errors_TBATS, col="grey")
#lines(errors_ARIMA, col="orange")
#legend("left", legend=c("CV_error_AANF", "CV_error_MMNF","CV_error_AAND","CV_error_MMND", "CV_error_TBATS", "CV_error_ARIMA"), col=c("black", "red", "green", "blue", "grey", "orange"), lty=1:4)

#mean(abs(errors_AANF/cUK_14), na.rm=TRUE)*100
#mean(abs(errors_MMNF/cUK_14), na.rm=TRUE)*100
#mean(abs(errors_AAND/cUK_14), na.rm=TRUE)*100
#mean(abs(errors_MMND/cUK_14), na.rm=TRUE)*100
#mean(abs(errors_TBATS/cUK_14), na.rm=TRUE)*100
#mean(abs(errors_ARIMA/cUK_14), na.rm=TRUE)*100

## ---- chunk 29


# Print the mean and confidence intervals for the MMZ model
# cUK_14_ARIMA_pred

# Export the results out
write.csv(cUK_14_ARIMA_pred, file = "UK no lockdown+14d (MMND) .csv") # export the selected model's predictions into a CSV file

plot(cUK_14_ARIMA_pred, xlab="Year", ylab="UK Acummulated deaths", ylim=c(0,250000))
lines(cUK_F, col="red")
abline(v=2020+69/365, col="green")
legend("left", legend=c("Best fitted model","Real death toll", "Start of Lockdown"), col=c("blue", "red","green"), lty=1)

## ---- chunk 30

library(forecast)

####################
###ITALY ANALYSIS###
####################

#covid_data<-read.csv(file.choose(), header=TRUE, sep=",")

t0=2020+53/365
P=15 #predicted days
#FRA <- ts(covid_data$deaths_IT,start=0, frequency=1)
cIT <- ts(covid_data$Cdeaths_IT,start=0, frequency=1)
cIT_28 <- ts(covid_data$Cdeaths_IT[54:97],start=t0, frequency=365) #t=0 @ day69. +28d #before it was starting at 45
cIT_F <- ts(covid_data$Cdeaths_IT[54:288],start=t0, frequency=365)   # a supprimer 

#plot(cIT_F)
#lines(cIT_28, col="red")

cIT_28_AAN <- ets(cIT_28, model="AAN", damped=FALSE)
cIT_28_AAZ <- ets(cIT_28, model="AAZ", damped=FALSE)
cIT_28_MMN <- ets(cIT_28, model="MMN", damped=FALSE)
cIT_28_MMZ <- ets(cIT_28, model="MMZ", damped=FALSE)

cIT_28_AAND <- ets(cIT_28, model="AAN", damped=TRUE)
cIT_28_AAZD <- ets(cIT_28, model="AAZ", damped=TRUE)
cIT_28_MMND <- ets(cIT_28, model="MMN", damped=TRUE)
cIT_28_MMZD <- ets(cIT_28, model="MMZ", damped=TRUE)

# Create their prediction "cones" for 360 months (30 years) into the future with quintile confidence intervals
cIT_28_AAN_pred <- forecast(cIT_28_AAN, h=30, level=c(0.8, 0.95))
cIT_28_AAZ_pred <- forecast(cIT_28_AAZ, h=30, level=c(0.8, 0.95))
cIT_28_MMN_pred <- forecast(cIT_28_MMN, h=30, level=c(0.8, 0.95))
cIT_28_MMZ_pred <- forecast(cIT_28_MMZ, h=30, level=c(0.8, 0.95))

cIT_28_AAND_pred <- forecast(cIT_28_AAND, h=30, level=c(0.8, 0.95))
cIT_28_AAZD_pred <- forecast(cIT_28_AAZD, h=30, level=c(0.8, 0.95))
cIT_28_MMND_pred <- forecast(cIT_28_MMND, h=30, level=c(0.8, 0.95))
cIT_28_MMZD_pred <- forecast(cIT_28_MMZD, h=30, level=c(0.8, 0.95))

cIT_28_tbats <- tbats(cIT_28)
cIT_28_tbats_pred <-forecast(cIT_28_tbats, h=30, level=c(0.8, 0.95))
par(mfrow=c(1,1))

cIT_28_ARIMA <- auto.arima(cIT_28,seasonal=FALSE)
cIT_28_ARIMA_pred <- forecast(cIT_28_ARIMA,30)

#par(mfrow=c(3,2)) # This command sets the plot window to show 1 row of 4 plots
#plot(cIT_28_AAN_pred, xlab="Year", ylab="Acummulated deaths", ylim=c(0,100000))
#lines(cIT_F, col="red")
#plot(cIT_28_MMN_pred, xlab="Year", ylab="Acummulated deaths", ylim=c(0,100000))
#lines(cIT_F, col="red")
#plot(cIT_28_AAND_pred, xlab="Year", ylab="Acummulated deaths", ylim=c(0,100000))
#lines(cIT_F, col="red")
#plot(cIT_28_MMND_pred, xlab="Year", ylab="Acummulated deaths", ylim=c(0,100000))
#lines(cIT_F, col="red")
#plot(cIT_28_tbats_pred, xlab="Year", ylab="Predicted Electric Rate", ylim=c(0,100000))
#lines(cIT_F, col="red")
#plot(cIT_28_ARIMA_pred, ylim=c(0,100000))
#lines(cIT_F, col="red")

###
### Comparing models -- Time series Cross Validation (Rolling Horizon Holdout)
###

f_AANF  <- function(y, h) forecast(ets(y, model="AAN"), h = h)
errors_AANF <- tsCV(cIT_28, f_AANF, h=1, window=15)

f_MMNF<- function(y, h) forecast(ets(y, model="MMN"), h = h)
errors_MMNF <- tsCV(cIT_28, f_MMNF, h=1, window=15)

f_AAND  <- function(y, h) forecast(ets(y, model="AAN", damped=TRUE), h = h)
errors_AAND <- tsCV(cIT_28, f_AAND, h=1, window=15)

f_MMND  <- function(y, h) forecast(ets(y, model="MMN", damped=TRUE), h = h)
errors_MMND <- tsCV(cIT_28, f_MMND, h=1, window=15)

f_TBATS  <- function(y, h) forecast(tbats(y), h = h)
errors_TBATS <- tsCV(cIT_28, f_TBATS, h=1, window=15)

f_ARIMA  <- function(y, h) forecast(auto.arima(y), h = h)
errors_ARIMA <- tsCV(cIT_28, f_ARIMA, h=1, window=15)


#par(mfrow=c(1,1)) 
#plot(errors_AANF, ylab='tsCV errors')
#abline(0,0)
#lines(errors_MMNF, col="red")
#lines(errors_AAND, col="green")
#lines(errors_MMND, col="blue")
#lines(errors_TBATS, col="grey")
#lines(errors_ARIMA, col="orange")
#legend("left", legend=c("CV_error_AANF", "CV_error_MMNF","CV_error_AAND","CV_error_MMND", "CV_error_TBATS", "CV_error_ARIMA"), col=c("black", "red", "green", "blue", "grey", "orange"), lty=1:4)

#mean(abs(errors_AANF/cIT_28), na.rm=TRUE)*100
#mean(abs(errors_MMNF/cIT_28), na.rm=TRUE)*100
#mean(abs(errors_AAND/cIT_28), na.rm=TRUE)*100
#mean(abs(errors_MMND/cIT_28), na.rm=TRUE)*100
#mean(abs(errors_TBATS/cIT_28), na.rm=TRUE)*100
#mean(abs(errors_ARIMA/cIT_28), na.rm=TRUE)*100
## ---- chunk 31

# Print the mean and confidence intervals for the MMZ model
# cIT_28_MMND_pred

# Export the results out
write.csv(cIT_28_MMND_pred, file = "IT no lockdown+28d (MMND) .csv") # export the selected model's predictions into a CSV file

plot(cIT_28_MMND_pred, xlab="Year", ylab="Italy Acummulated deaths", ylim=c(0,250000))
lines(cIT_F, col="red")
abline(v=2020+69/365, col="green")
legend("left", legend=c("Best fitted model","Real death toll", "Start of Lockdown"), col=c("blue", "red","green"), lty=1)


## ---- chunk 32
#####################
###France ANALYSIS###
####################


t0=2020+53/365
#P=15 #predicted days, à supprimer? 
#cFRA <- ts(covid_data$Cdeaths_IT,start=0, frequency=1)
cFRA_28 <- ts(covid_data$Cdeaths_IT[58:103],start=t0, frequency=365) #t=0 @ day75. +28d 
cFRA_F <- ts(covid_data$Cdeaths_IT[58:288],start=t0, frequency=365)   # a supprimer?

#plot(cFRA_F)
#lines(cFRA_28, col="red")

cFRA_28_AAN <- ets(cFRA_28, model="AAN", damped=FALSE)
cFRA_28_AAZ <- ets(cFRA_28, model="AAZ", damped=FALSE)
cFRA_28_MMN <- ets(cFRA_28, model="MMN", damped=FALSE)
cFRA_28_MMZ <- ets(cFRA_28, model="MMZ", damped=FALSE)

cFRA_28_AAND <- ets(cFRA_28, model="AAN", damped=TRUE)
cFRA_28_AAZD <- ets(cFRA_28, model="AAZ", damped=TRUE)
cFRA_28_MMND <- ets(cFRA_28, model="MMN", damped=TRUE)
cFRA_28_MMZD <- ets(cFRA_28, model="MMZ", damped=TRUE)

# Create their prediction "cones" for 360 months (30 years) into the future with quintile confidence intervals
cFRA_28_AAN_pred <- forecast(cFRA_28_AAN, h=30, level=c(0.8, 0.95))
cFRA_28_AAZ_pred <- forecast(cFRA_28_AAZ, h=30, level=c(0.8, 0.95))
cFRA_28_MMN_pred <- forecast(cFRA_28_MMN, h=30, level=c(0.8, 0.95))
cFRA_28_MMZ_pred <- forecast(cFRA_28_MMZ, h=30, level=c(0.8, 0.95))

cFRA_28_AAND_pred <- forecast(cFRA_28_AAND, h=30, level=c(0.8, 0.95))
cFRA_28_AAZD_pred <- forecast(cFRA_28_AAZD, h=30, level=c(0.8, 0.95))
cFRA_28_MMND_pred <- forecast(cFRA_28_MMND, h=30, level=c(0.8, 0.95))
cFRA_28_MMZD_pred <- forecast(cFRA_28_MMZD, h=30, level=c(0.8, 0.95))

cFRA_28_tbats <- tbats(cFRA_28)
cFRA_28_tbats_pred <-forecast(cFRA_28_tbats, h=30, level=c(0.8, 0.95))
par(mfrow=c(1,1))
#plot(cFRA_28_tbats_pred, xlab="Year", ylab="Predicted Electric Rate")
#lines(cFRA_F, col="red")

cFRA_28_ARIMA <- auto.arima(cFRA_28,seasonal=FALSE)
cFRA_28_ARIMA_pred <- forecast(cFRA_28_ARIMA,30)
#plot(cFRA_28_ARIMA_pred)
#lines(cFRA_F, col="red")

#par(mfrow=c(3,2)) # This command sets the plot window to show 1 row of 4 plots
#plot(cFRA_28_AAN_pred, xlab="Year", ylab="Acummulated deaths", ylim=c(0,100000))
#lines(cFRA_F, col="red")
#plot(cFRA_28_MMN_pred, xlab="Year", ylab="Acummulated deaths", ylim=c(0,100000))
#lines(cFRA_F, col="red")
#plot(cFRA_28_AAND_pred, xlab="Year", ylab="Acummulated deaths", ylim=c(0,100000))
#lines(cFRA_F, col="red")
#plot(cFRA_28_MMND_pred, xlab="Year", ylab="Acummulated deaths", ylim=c(0,100000))
#lines(cFRA_F, col="red")
#plot(cFRA_28_tbats_pred, xlab="Year", ylab="Predicted Electric Rate", ylim=c(0,100000))
#lines(cFRA_F, col="red")
#plot(cFRA_28_ARIMA_pred, ylim=c(0,100000))
#lines(cFRA_F, col="red")

###
### Comparing models -- Time series Cross Validation (Rolling Horizon Holdout)
###

f_AANF  <- function(y, h) forecast(ets(y, model="AAN"), h = h)
errors_AANF <- tsCV(cFRA_28, f_AANF, h=1, window=10)

f_MMNF<- function(y, h) forecast(ets(y, model="MMN"), h = h)
errors_MMNF <- tsCV(cFRA_28, f_MMNF, h=1, window=10)

f_AAND  <- function(y, h) forecast(ets(y, model="AAN", damped=TRUE), h = h)
errors_AAND <- tsCV(cFRA_28, f_AAND, h=1, window=10)

f_MMND  <- function(y, h) forecast(ets(y, model="MMN", damped=TRUE), h = h)
errors_MMND <- tsCV(cFRA_28, f_MMND, h=1, window=10)

f_TBATS  <- function(y, h) forecast(tbats(y), h = h)
errors_TBATS <- tsCV(cFRA_28, f_TBATS, h=1, window=10)

f_ARIMA  <- function(y, h) forecast(auto.arima(y), h = h)
errors_ARIMA <- tsCV(cFRA_28, f_ARIMA, h=1, window=10)


#par(mfrow=c(1,1)) 
#plot(errors_AANF, ylab='tsCV errors')
#abline(0,0)
#lines(errors_MMNF, col="red")
#lines(errors_AAND, col="green")
#lines(errors_MMND, col="blue")
#lines(errors_TBATS, col="grey")
#lines(errors_ARIMA, col="orange")
#legend("left", legend=c("CV_error_AANF", "CV_error_MMNF","CV_error_AAND","CV_error_MMND", "CV_error_TBATS", "CV_error_ARIMA"), col=c("black", "red", "green", "blue", "grey", "orange"), lty=1:4)

#mean(abs(errors_AANF/cFRA_28), na.rm=TRUE)*100
#mean(abs(errors_MMNF/cFRA_28), na.rm=TRUE)*100
#mean(abs(errors_AAND/cFRA_28), na.rm=TRUE)*100
#mean(abs(errors_MMND/cFRA_28), na.rm=TRUE)*100
#mean(abs(errors_TBATS/cFRA_28), na.rm=TRUE)*100
#mean(abs(errors_ARIMA/cFRA_28), na.rm=TRUE)*100

## ---- chunk 33


# Print the mean and confidence intervals for the MMZ model
# cFRA_28_ARIMA_pred

# Export the results out
write.csv(cFRA_28_ARIMA_pred, file = "FRA no lockdown+28d (ARIMA) .csv") # export the selected model's predictions into a CSV file

plot(cFRA_28_ARIMA_pred, xlab="Year", ylab="France Acummulated deaths", ylim=c(0,250000))
lines(cFRA_F, col="red")
abline(v=2020+69/365, col="green")
legend("left", legend=c("Best fitted model","Real death toll", "Start of Lockdown"), col=c("blue", "red","green"), lty=1)



## ---- chunk 34
#######################
#####UK Analysis#######
#######################


t0=2020+53/365
#P=15 #predicted days, à supprimer? 
#cUK <- ts(covid_data$Cdeaths_IT,start=0, frequency=1)
cUK_28 <- ts(covid_data$Cdeaths_IT[68:112],start=t0, frequency=365) #t=0 @ day84. +28d 
cUK_F <- ts(covid_data$Cdeaths_IT[68:288],start=t0, frequency=365)   # a supprimer?

#plot(cUK_F)
#lines(cUK_28, col="red")

cUK_28_AAN <- ets(cUK_28, model="AAN", damped=FALSE)
cUK_28_AAZ <- ets(cUK_28, model="AAZ", damped=FALSE)
cUK_28_MMN <- ets(cUK_28, model="MMN", damped=FALSE)
cUK_28_MMZ <- ets(cUK_28, model="MMZ", damped=FALSE)

cUK_28_AAND <- ets(cUK_28, model="AAN", damped=TRUE)
cUK_28_AAZD <- ets(cUK_28, model="AAZ", damped=TRUE)
cUK_28_MMND <- ets(cUK_28, model="MMN", damped=TRUE)
cUK_28_MMZD <- ets(cUK_28, model="MMZ", damped=TRUE)

# Create their prediction "cones" for 360 months (30 years) into the future with quintile confidence intervals
cUK_28_AAN_pred <- forecast(cUK_28_AAN, h=30, level=c(0.8, 0.95))
cUK_28_AAZ_pred <- forecast(cUK_28_AAZ, h=30, level=c(0.8, 0.95))
cUK_28_MMN_pred <- forecast(cUK_28_MMN, h=30, level=c(0.8, 0.95))
cUK_28_MMZ_pred <- forecast(cUK_28_MMZ, h=30, level=c(0.8, 0.95))

cUK_28_AAND_pred <- forecast(cUK_28_AAND, h=30, level=c(0.8, 0.95))
cUK_28_AAZD_pred <- forecast(cUK_28_AAZD, h=30, level=c(0.8, 0.95))
cUK_28_MMND_pred <- forecast(cUK_28_MMND, h=30, level=c(0.8, 0.95))
cUK_28_MMZD_pred <- forecast(cUK_28_MMZD, h=30, level=c(0.8, 0.95))

cUK_28_tbats <- tbats(cUK_28)
cUK_28_tbats_pred <-forecast(cUK_28_tbats, h=30, level=c(0.8, 0.95))


cUK_28_ARIMA <- auto.arima(cUK_28,seasonal=FALSE)
cUK_28_ARIMA_pred <- forecast(cUK_28_ARIMA,30)


#par(mfrow=c(3,2)) # This command sets the plot window to show 1 row of 4 plots
#plot(cUK_28_AAN_pred, xlab="Year", ylab="Acummulated deaths", ylim=c(0,100000))
#lines(cUK_F, col="red")
#plot(cUK_28_MMN_pred, xlab="Year", ylab="Acummulated deaths", ylim=c(0,100000))
#lines(cUK_F, col="red")
#plot(cUK_28_AAND_pred, xlab="Year", ylab="Acummulated deaths", ylim=c(0,100000))
#lines(cUK_F, col="red")
#plot(cUK_28_MMND_pred, xlab="Year", ylab="Acummulated deaths", ylim=c(0,100000))
#lines(cUK_F, col="red")
#plot(cUK_28_tbats_pred, xlab="Year", ylab="Predicted Electric Rate", ylim=c(0,100000))
#lines(cUK_F, col="red")
#plot(cUK_28_ARIMA_pred, ylim=c(0,100000))
#lines(cUK_F, col="red")

###
### Comparing models -- Time series Cross Validation (Rolling Horizon Holdout)
###

f_AANF  <- function(y, h) forecast(ets(y, model="AAN"), h = h)
errors_AANF <- tsCV(cUK_28, f_AANF, h=1, window=10)

f_MMNF<- function(y, h) forecast(ets(y, model="MMN"), h = h)
errors_MMNF <- tsCV(cUK_28, f_MMNF, h=1, window=10)

f_AAND  <- function(y, h) forecast(ets(y, model="AAN", damped=TRUE), h = h)
errors_AAND <- tsCV(cUK_28, f_AAND, h=1, window=10)

f_MMND  <- function(y, h) forecast(ets(y, model="MMN", damped=TRUE), h = h)
errors_MMND <- tsCV(cUK_28, f_MMND, h=1, window=10)

f_TBATS  <- function(y, h) forecast(tbats(y), h = h)
errors_TBATS <- tsCV(cUK_28, f_TBATS, h=1, window=10)

f_ARIMA  <- function(y, h) forecast(auto.arima(y), h = h)
errors_ARIMA <- tsCV(cUK_28, f_ARIMA, h=1, window=10)


#par(mfrow=c(1,1)) 
#plot(errors_AANF, ylab='tsCV errors')
#abline(0,0)
#lines(errors_MMNF, col="red")
#lines(errors_AAND, col="green")
#lines(errors_MMND, col="blue")
#lines(errors_TBATS, col="grey")
#lines(errors_ARIMA, col="orange")
#legend("left", legend=c("CV_error_AANF", "CV_error_MMNF","CV_error_AAND","CV_error_MMND", "CV_error_TBATS", "CV_error_ARIMA"), col=c("black", "red", "green", "blue", "grey", "orange"), lty=1:4)

#mean(abs(errors_AANF/cUK_28), na.rm=TRUE)*100
#mean(abs(errors_MMNF/cUK_28), na.rm=TRUE)*100
#mean(abs(errors_AAND/cUK_28), na.rm=TRUE)*100
#mean(abs(errors_MMND/cUK_28), na.rm=TRUE)*100
#mean(abs(errors_TBATS/cUK_28), na.rm=TRUE)*100
#mean(abs(errors_ARIMA/cUK_28), na.rm=TRUE)*100

## ---- chunk 35


# Print the mean and confidence intervals for the MMZ model
# cUK_28_ARIMA_pred

# Export the results out
write.csv(cUK_28_ARIMA_pred, file = "UK no lockdown+28d (MMND) .csv") # export the selected model's predictions into a CSV file

plot(cUK_28_ARIMA_pred, xlab="Year", ylab="UK Acummulated deaths", ylim=c(0,250000))
lines(cUK_F, col="red")
abline(v=2020+69/365, col="green")
legend("left", legend=c("Best fitted model","Real death toll", "Start of Lockdown"), col=c("blue", "red","green"), lty=1)
